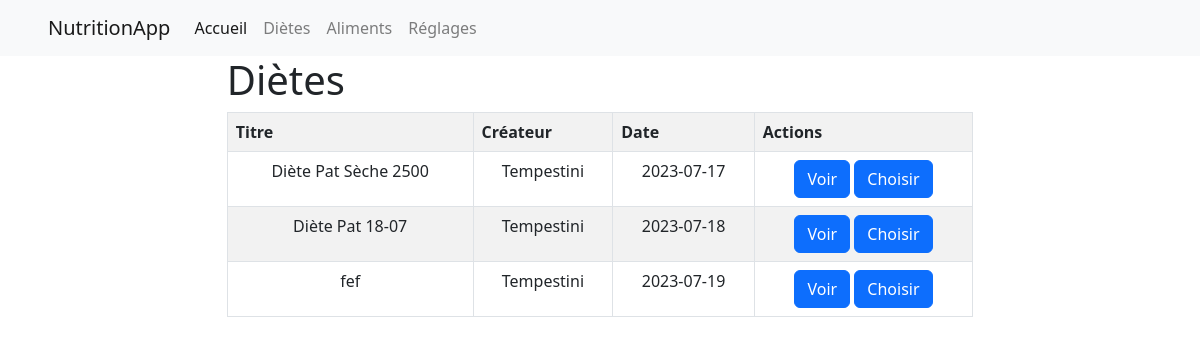
Page /changer_diete/1 on the earlier database version.
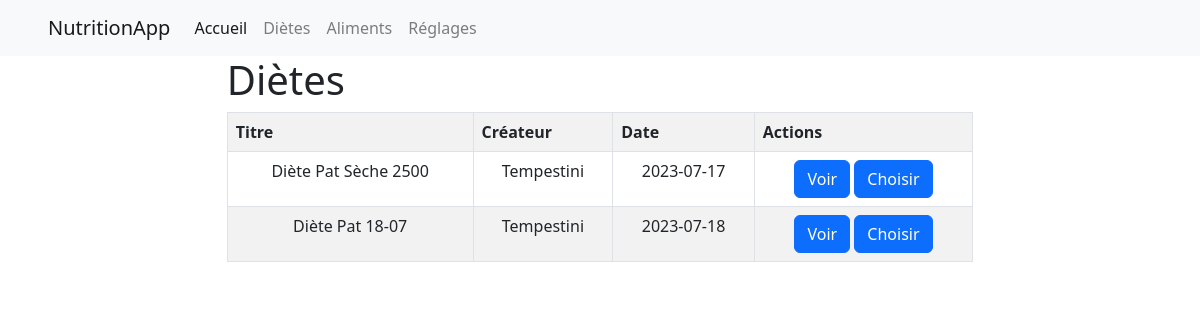
Same page on the later database version.
### models.py (models this page shows, shortened)
class diete(db.Model):
    id = db.Column(db.Integer, primary_key=True)
    titre_diete = db.Column(db.String(255), nullable=True) # nom de la diete
    createur = db.Column(db.Integer, db.ForeignKey('utilisateur.id'), nullable=True)
    date = db.Column(db.Date, nullable=True)
    createur_obj = db.relationship('utilisateur', backref=db.backref('dietes'), foreign_keys=[createur])

class utilisateur(db.Model):
    id = db.Column(db.Integer, primary_key=True)
    nom = db.Column(db.String(255), nullable=True)
    prenom = db.Column(db.String(255), nullable=True)
    mail = db.Column(db.String(255), nullable=True)
    mdp = db.Column(db.String(255), nullable=True)
    age = db.Column(db.Integer, nullable=True)
    taille = db.Column(db.Integer, nullable=True)
    poids = db.Column(db.Integer, nullable=True)
    sexe = db.Column(db.String(255), nullable=True)
    diete = db.Column(db.Integer, db.ForeignKey('diete.id'))
    diete_obj = db.relationship('diete', backref=db.backref('utilisateurs'), foreign_keys=[diete])

### app.py (the view)
@app.route('/changer_diete/<int:id_utilisateur>', methods=['GET', 'POST'])
def changer_diete(id_utilisateur):
    utilisateur_courrant = utilisateur.query.filter_by(id=id_utilisateur).first()
    dietes = diete.query.all()
    return render_template('changer_diete.html', utilisateur=utilisateur_courrant, dietes=dietes)

### templates/changer_diete.html (shortened to what this page needs)
{% extends 'base.html' %}
{% set page = 'accueil' %}
{% block content %}
<link rel="stylesheet" href="{{ url_for('static', filename='css/pages.css') }}">
<div class="content">
    <h1 class="title">{% block title %} Diètes {% endblock %}</h1>
    <div>
        <table class="table table-striped table-bordered">
            <tr>
                <th>Titre</th>
                <th>Créateur</th>
                <th>Date</th>
                <th>Actions</th>
            </tr>
            {% for diete in dietes %}
            <tr>
                <td>{{ diete.titre_diete }}</td>
                <td>{{ diete.createur_obj.nom }}</td>
                <td>{{ diete.date }}</td>
                <td>
                    <a href="{{ url_for('voir_diete', id=diete.id) }}" class="btn btn-primary">Voir</a>
                    <a href="{{ url_for('choisir_diete', id=diete.id, id_utilisateur=utilisateur.id) }}" class="btn btn-primary">Choisir</a>
                </td>
            </tr>
            {% endfor %}
        </table>
    </div>
</div>
{% endblock %}

Differences in the rows shown:
removed diete: titre_diete "fef", createur_obj.nom "Tempestini", date "2023-07-19"
